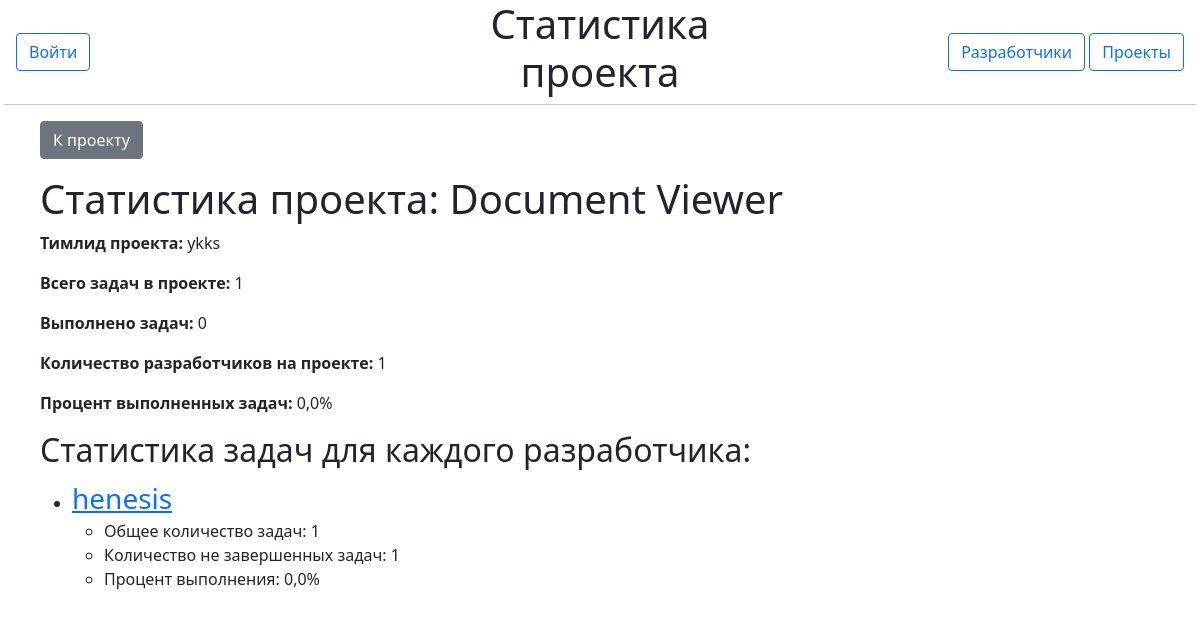
The app's page /projects/1/statistics with its own data.
### tasks/models.py (models this page shows, shortened)
class Project(models.Model):
    name = models.CharField(max_length=100)
    description = models.TextField(blank=True, null=True)
    owner = models.ForeignKey('users.User', on_delete=models.CASCADE)
    start_date = models.DateField(blank=True, null=True)
    end_date = models.DateField()

### users/models.py (models this page shows, shortened)
class User(AbstractUser):
    TEAMLEAD = 'teamlead'
    DIRECTOR = 'director'
    DEVELOPER = 'developer'
    ROLE_CHOICES = [
        (TEAMLEAD, 'Team Lead'),
        (DIRECTOR, 'Director'),
        (DEVELOPER, 'Developer'),
    ]
    role = models.CharField(max_length=20, choices=ROLE_CHOICES, default=DEVELOPER)

### tasks/views.py (the view)
# urls.py: path('<int:project_id>/statistics', views.project_statistics, name='project_statistics'),
def project_statistics(request, project_id):
    project = get_object_or_404(Project, id=project_id)
    total_tasks = project.task_set.count()
    completed_tasks = project.task_set.filter(status='completed').count()
    num_developers = project.task_set.values('owner').distinct().count()
    project_lead = project.owner
    if total_tasks > 0:
        completion_percentage = (completed_tasks / total_tasks) * 100
    else:
        completion_percentage = 0
    developers = User.objects.filter(role='developer', task__project=project).annotate(
        total_tasks=Count('task'),
        num_incomplete_tasks=Count('task', filter=Q(task__status='todo') | Q(task__status='in_progress'))
    )
    for developer in developers:
        if developer.total_tasks > 0:
            developer.completion_percentage = ((developer.total_tasks - developer.num_incomplete_tasks) / developer.total_tasks) * 100
        else:
            developer.completion_percentage = 0
    context = {
        'project': project,
        'total_tasks': total_tasks,
        'completed_tasks': completed_tasks,
        'num_developers': num_developers,
        'completion_percentage': completion_percentage,
        'developers': developers,
        'project_lead': project_lead,
        'title': 'Статистика проекта'
    }
    return render(request, 'tasks/statistics.html', context)

### templates/tasks/statistics.html
{% extends 'base.html' %}
{% load tags %}
{% block content %}
    <a href="{% url 'tasks:project_detail' pk=project.pk %}" class="btn btn-secondary mb-3">К проекту</a>
    <h1>Статистика проекта: {{ project.name }}</h1>
    <p><strong>Тимлид проекта:</strong> {{ project_lead.username }}</p>
    <p><strong>Всего задач в проекте:</strong> {{ total_tasks }}</p>
    <p><strong>Выполнено задач:</strong> {{ completed_tasks }}</p>
    <p><strong>Количество разработчиков на проекте:</strong> {{ num_developers }}</p>
    <p><strong>Процент выполненных задач:</strong> {{ completion_percentage }}%</p>
    <h2>Статистика задач для каждого разработчика:</h2>
    <ul>
        {% for developer in developers %}
            <li>
                <a href="{% url 'users:user_page' username=developer.username %}" class="fs-3">
                    {{ developer.username }}
                </a>
                <ul>
                    <li>Общее количество задач: {{ developer.total_tasks }}</li>
                    <li>Количество не завершенных задач: {{ developer.num_incomplete_tasks }}</li>
                    <li>Процент выполнения: {{ developer.completion_percentage }}%</li>
                </ul>
            </li>
        {% endfor %}
    </ul>
{% endblock %}

### records on screen
Project: name "Document Viewer"
User: username "ykks"
User: username "henesis", total_tasks "1", num_incomplete_tasks "1", completion_percentage "0,0"

### other values on screen
{{ total_tasks }} "1"
{{ completed_tasks }} "0"
{{ num_developers }} "1"
{{ completion_percentage }} "0,0"
